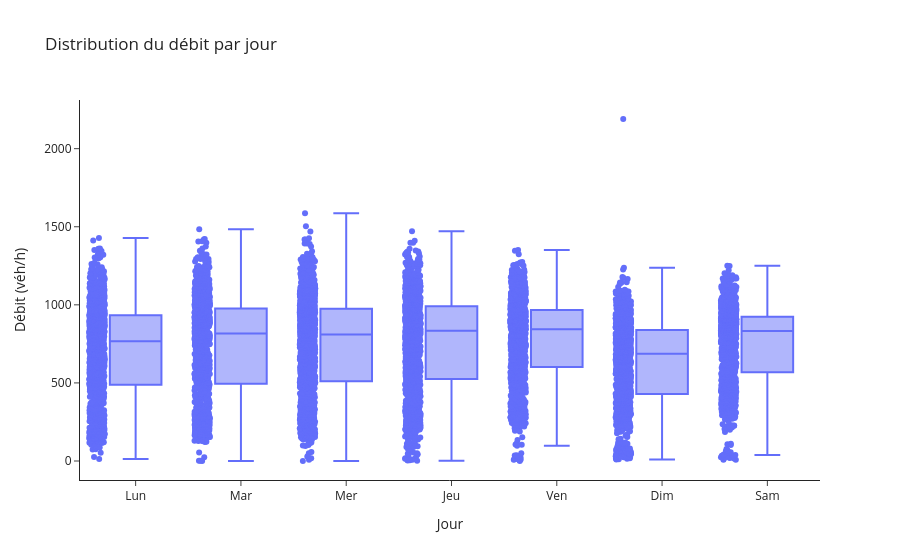

Notebook source saved alongside this figure:
### Code cell
box = df_axe.dropna(subset=['Débit horaire']).copy()
fig = px.box(
    box, x='jour_semaine', y='Débit horaire', points='all',
    title=f"Distribution du débit par jour",
    labels={'jour_semaine':'Jour','Débit horaire':'Débit (véh/h)'}
)
fig.update_layout(template='simple_white')
fig.show()

### Figure 1 — Plotly figure (JSON) as saved in the notebook; plotly's stock layout.template omitted (floating-point values rounded to 4 significant figures; data arrays with more than 128 entries replaced by an {"elided": "..."} marker saying what was removed)
{"data": [{"alignmentgroup": "True", "boxpoints": "all", "hovertemplate": "Jour=%{x}<br>Débit (véh/h)=%{y}<extra></extra>", "legendgroup": "", "marker": {"color": "#636efa"}, "name": "", "notched": false, "offsetgroup": "", "orientation": "v", "showlegend": false, "type": "box", "x": {"elided": "8703 str values"}, "x0": " ", "xaxis": "x", "y": {"elided": "8703 float values"}, "y0": " ", "yaxis": "y"}], "layout": {"boxmode": "group", "legend": {"tracegroupgap": 0}, "title": {"text": "Distribution du débit par jour"}, "xaxis": {"anchor": "y", "domain": [0, 1], "title": {"text": "Jour"}}, "yaxis": {"anchor": "x", "domain": [0, 1], "title": {"text": "Débit (véh/h)"}}}}
